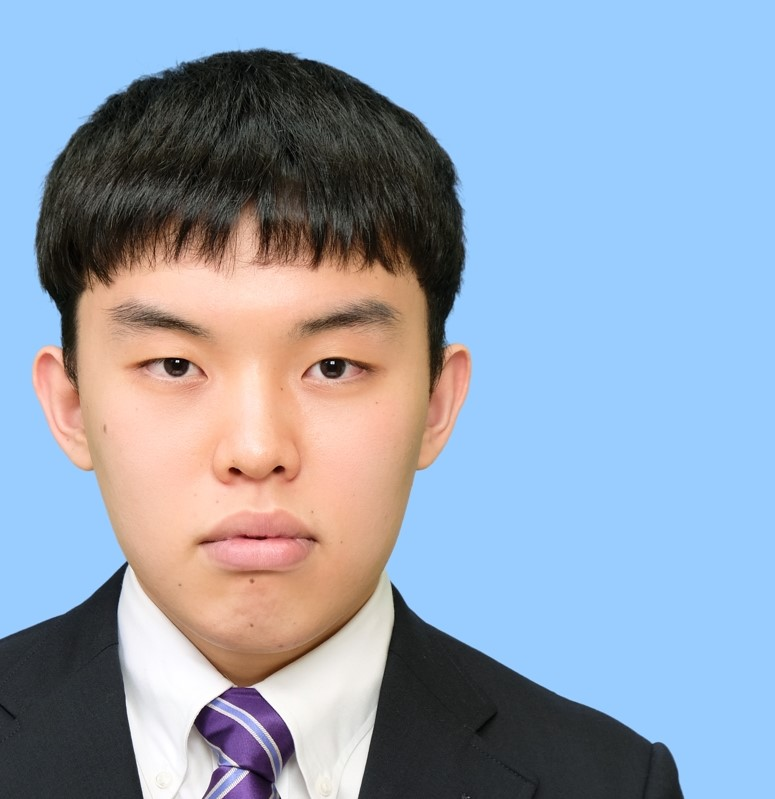
#> input picture 小林研セミナー2024/証明写真左.jpeg, 775 x 799 px
$ jupyter execute --allow-errors image_mean.ipynb   (shell and % lines are left out)
#> lines starting #> are read from the running program, lines starting #| are printed output that depends on the picture
[cell 1]
# パッケージのimport
import os
import urllib.request
import zipfile
import numpy as np
import json
from PIL import Image
import matplotlib.pyplot as plt

[cell 2]
import numpy as np
import matplotlib.pyplot as plt
from PIL import Image
import cv2

# 画像ファイルを開く
imagel = "証明写真左.jpeg"
imager = "証明写真右.jpeg"
output_image = "image_gray.png"


# 画像を読み込み
# 画像をグレースケールに変換
imgl = Image.open(imagel)
#> imgl is the input picture: PIL image 775x799 RGB; mean R, G, B 146.3, 161.2, 180.7
imgr = Image.open(imager)
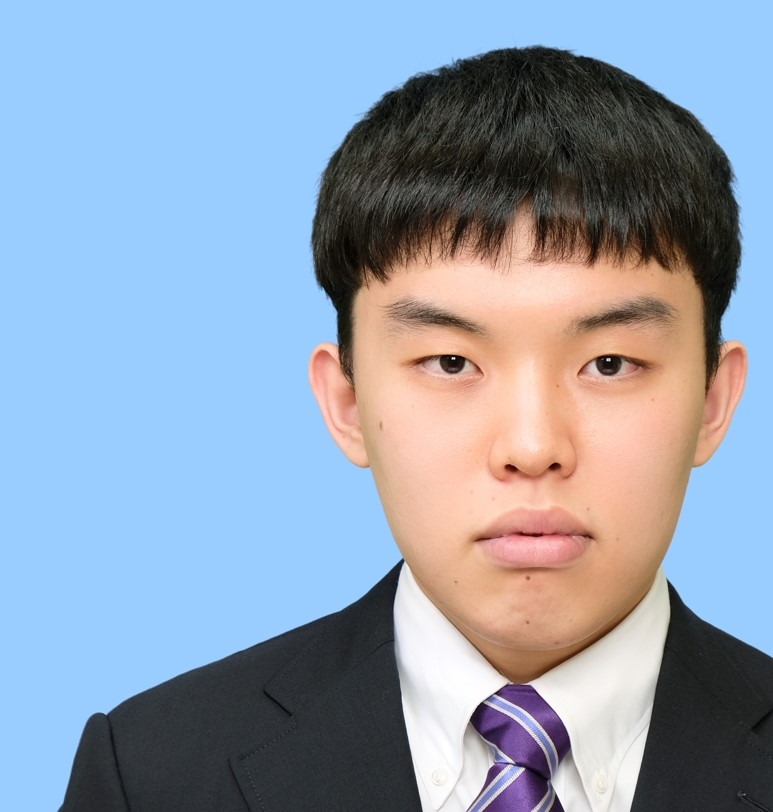
#> input picture 小林研セミナー2024/証明写真右.jpeg, 773 x 812 px
#> imgr is the input picture: PIL image 773x812 RGB; mean R, G, B 144.1, 158, 176.8

# 読み込んだ画像の幅、高さを取得し半分に
(width, height) = (500, 500)
# 画像をリサイズする
imgl= imgl.resize((width, height))
#> imgl: PIL image 500x500 RGB
imgr= imgr.resize((width, height))
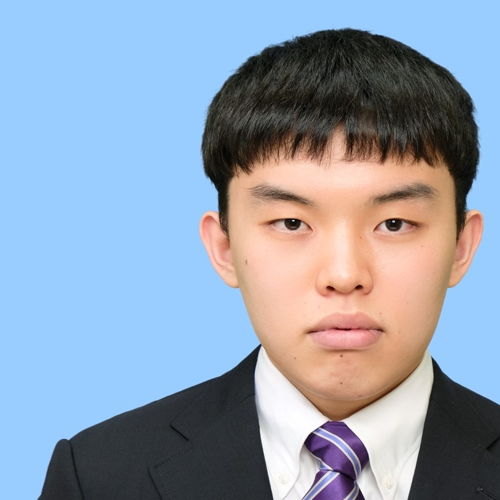
#> imgr: PIL image 500x500 RGB; mean R, G, B 144.1, 158, 176.8
imgl.save("face_left.png")
imgr.save("face_right.png")
imgr

mask = Image.new("L", imgl.size, 128)
#> mask: PIL image 500x500 L; every value is 128
img3 = Image.composite(imgl, imgr, mask)
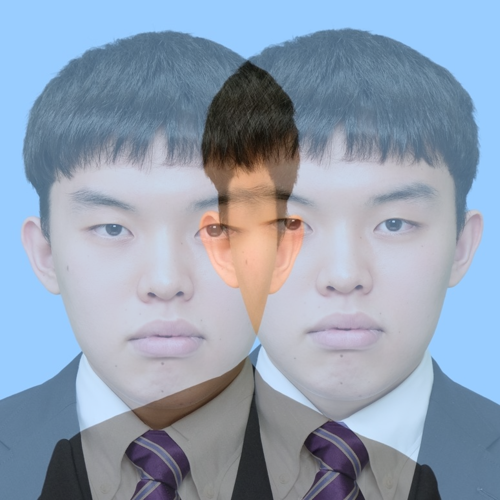
#> img3: PIL image 500x500 RGB; mean R, G, B 145.2, 159.6, 178.8
img3.save("face_comp.png")
img3

[cell 3]
import numpy as np
import matplotlib.pyplot as plt
from PIL import Image
import cv2

# 画像ファイルを開く
imagel = "証明写真真ん中.jpeg"

output_image = "face_centor.png"


# 画像を読み込み
# 画像をグレースケールに変換
imgl = Image.open(imagel)
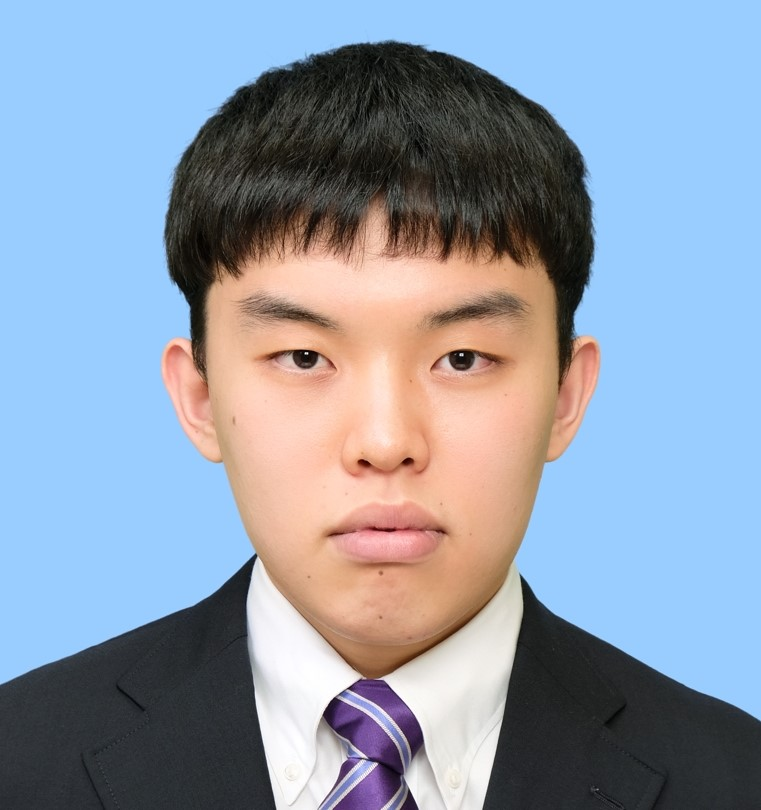
#> input picture 小林研セミナー2024/証明写真真ん中.jpeg, 761 x 810 px
#> imgl is the input picture: PIL image 761x810 RGB; mean R, G, B 142.1, 154.4, 171.8

# 読み込んだ画像の幅、高さを取得し半分に
(width, height) = (500, 500)
# 画像をリサイズする
imgl= imgl.resize((width, height))
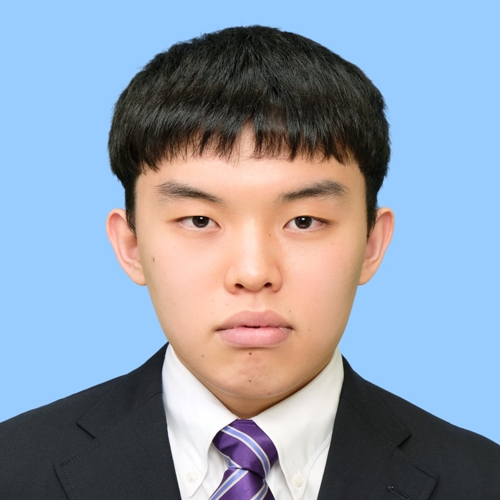
#> imgl: PIL image 500x500 RGB; mean R, G, B 142.1, 154.4, 171.8
imgl.save("face_cent.png")
imgl

[cell 4]
import numpy as np
import matplotlib.pyplot as plt
from PIL import Image
import cv2

# 画像ファイルを開く
imagel = "証明写真左.jpeg"
imager = "証明写真右.jpeg"
output_image = "image_gray.png"


# 画像を読み込み
# 画像をグレースケールに変換
imgl = Image.open(imagel).convert("L")
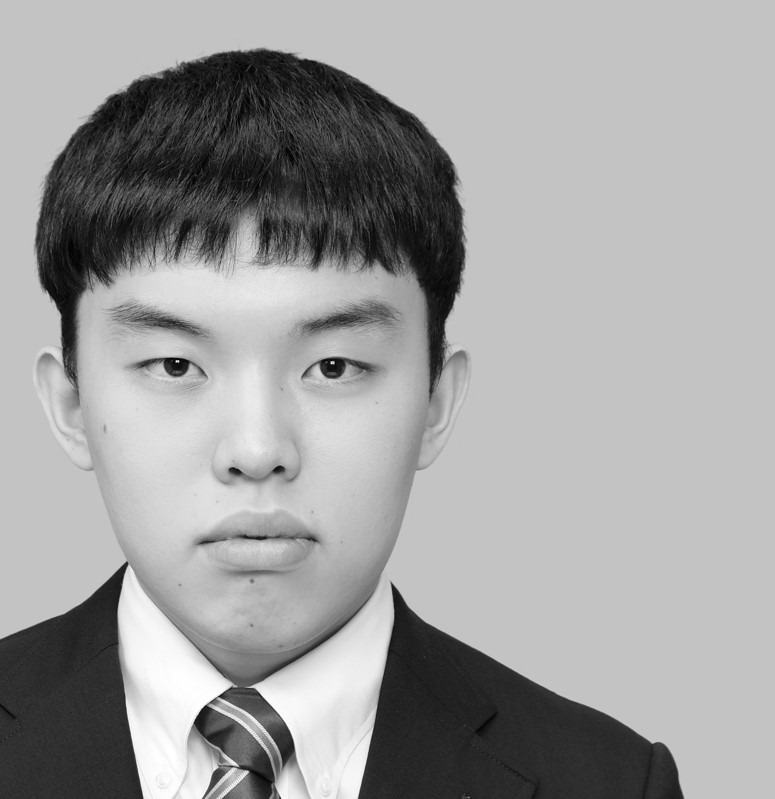
#> imgl: PIL image 775x799 L; min 0, max 255, mean 158.9
imgr = Image.open(imager).convert("L")
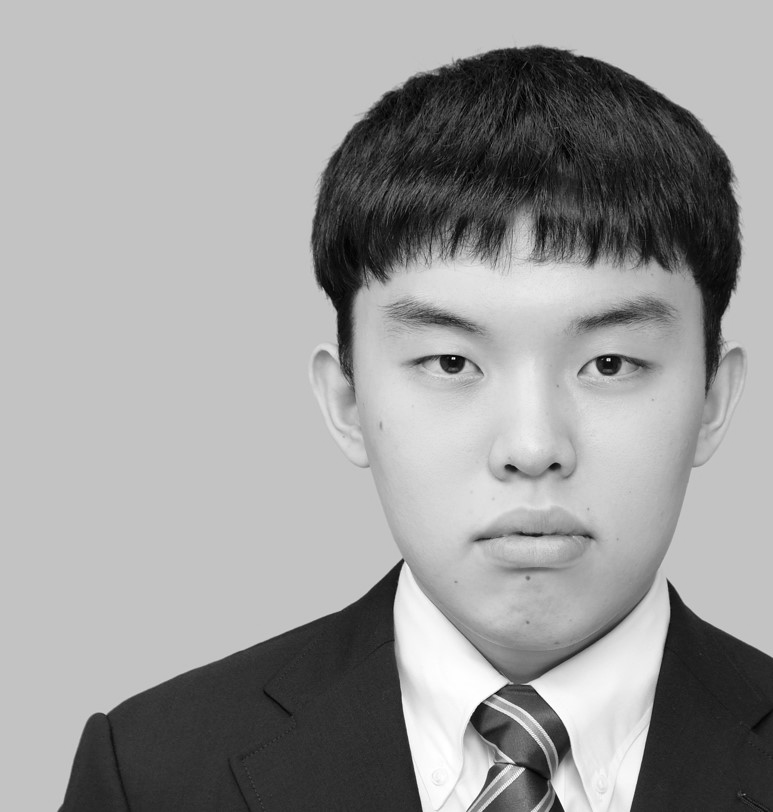
#> imgr: PIL image 773x812 L; min 0, max 255, mean 156

# グレースケール画像を保存
# img.save(output_image)


#> (the rest of this cell did not finish here and is left out)

[cell 5]
import cv2
import numpy as np
import matplotlib.pyplot as plt
from PIL import Image

# 画像を読み込む
img = cv2.imread('証明写真右.jpeg')
cv2.imshow('Resized Image', img)

# 新しいサイズ (幅, 高さ)
new_width = 30
new_height = 20

# リサイズ処理
resized_img = cv2.resize(img, (new_width, new_height))
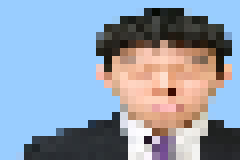
#> resized_img: shape (20, 30, 3) (shown 8 times larger); mean B, G, R 176.7, 158.2, 144.7

# リサイズされた画像を表示
cv2.imshow('Resized Image', resized_img)
cv2.waitKey(0)
cv2.destroyAllWindows()
